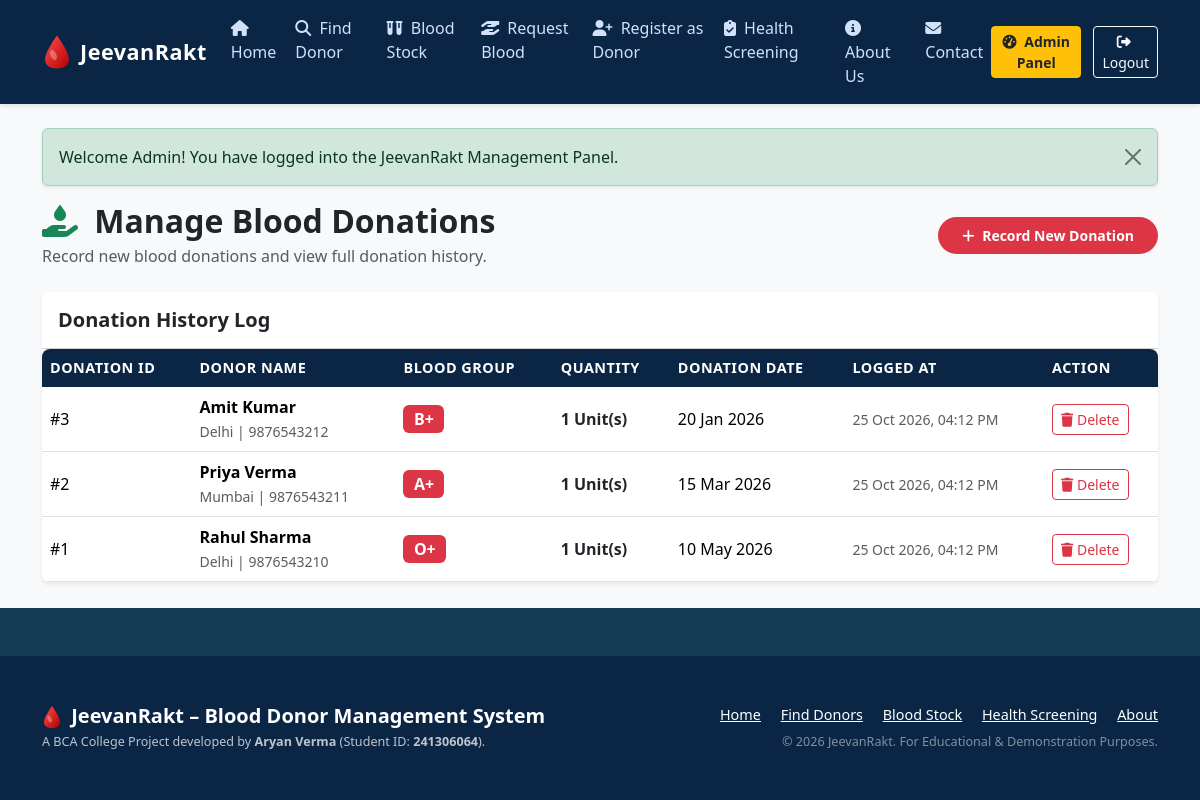
The page /admin/donations.php (signed in) on the database its author committed.
### tables this page shows
CREATE TABLE `donations` (
  `id` INT AUTO_INCREMENT PRIMARY KEY,
  `donor_id` INT NOT NULL,
  `donation_date` DATE NOT NULL,
  `blood_group` ENUM('A+', 'A-', 'B+', 'B-', 'AB+', 'AB-', 'O+', 'O-') NOT NULL,
  `quantity` INT NOT NULL DEFAULT 1,  
  `created_at` TIMESTAMP DEFAULT CURRENT_TIMESTAMP,
  FOREIGN KEY (`donor_id`) REFERENCES `donors`(`id`) ON DELETE CASCADE
);

CREATE TABLE `donors` (
  `id` INT AUTO_INCREMENT PRIMARY KEY,
  `user_id` INT DEFAULT NULL,
  `name` VARCHAR(100) NOT NULL,
  `gender` ENUM('Male', 'Female', 'Other') NOT NULL,
  `age` INT NOT NULL,
  `blood_group` ENUM('A+', 'A-', 'B+', 'B-', 'AB+', 'AB-', 'O+', 'O-') NOT NULL,
  `phone` VARCHAR(15) NOT NULL UNIQUE,
  `email` VARCHAR(100) NOT NULL UNIQUE,
  `city` VARCHAR(50) NOT NULL,
  `address` TEXT NOT NULL,
  `last_donation_date` DATE DEFAULT NULL,
  `status` ENUM('Available', 'Temporarily Unavailable', 'Unavailable') DEFAULT 'Available',
  `created_at` TIMESTAMP DEFAULT CURRENT_TIMESTAMP,
  FOREIGN KEY (`user_id`) REFERENCES `users`(`id`) ON DELETE SET NULL
);

### admin/donations.php (the view, shortened to what this page needs)
<?php
require_once __DIR__ . '/../includes/header.php';
try {
    $stmtHistory = $pdo->query("SELECT dn.*, d.name AS donor_name, d.city, d.phone
                                FROM donations dn
                                JOIN donors d ON dn.donor_id = d.id
                                ORDER BY dn.id DESC");
    $donationsHistory = $stmtHistory->fetchAll();
} catch (PDOException $e) {
    $donationsHistory = [];
}
?>
<div class="d-flex justify-content-between align-items-center mb-4">
    <div>
        <h2 class="fw-bold text-dark mb-1">
            <i class="fa-solid fa-hand-holding-droplet text-success me-2"></i> Manage Blood Donations
        </h2>
        <p class="text-muted mb-0">Record new blood donations and view full donation history.</p>
    </div>
    <button class="btn btn-blood btn-sm" type="button" data-bs-toggle="collapse" data-bs-target="#recordDonationForm" aria-expanded="false" aria-controls="recordDonationForm">
        <i class="fa-solid fa-plus me-1"></i> Record New Donation
    </button>
</div>
<div class="card border-0 shadow-sm">
    <div class="card-header bg-white py-3">
        <h5 class="mb-0 fw-bold text-dark">Donation History Log</h5>
    </div>
    <div class="card-body p-0">
        <div class="table-responsive">
            <table class="table table-hover align-middle mb-0 custom-table">
                <thead>
                    <tr>
                        <th>Donation ID</th>
                        <th>Donor Name</th>
                        <th>Blood Group</th>
                        <th>Quantity</th>
                        <th>Donation Date</th>
                        <th>Logged At</th>
                        <th>Action</th>
                    </tr>
                </thead>
                <tbody>
                    <?php if (empty($donationsHistory)): ?>
                        <tr><td colspan="7" class="text-center py-4 text-muted">No donation history recorded yet.</td></tr>
                    <?php else: ?>
                        <?php foreach ($donationsHistory as $dh): ?>
                            <tr>
                                <td>#<?= $dh['id'] ?></td>
                                <td>
                                    <strong><?= htmlspecialchars($dh['donor_name']) ?></strong><br>
                                    <small class="text-muted"><?= htmlspecialchars($dh['city']) ?> | <?= htmlspecialchars($dh['phone']) ?></small>
                                </td>
                                <td><span class="badge bg-danger fs-6"><?= htmlspecialchars($dh['blood_group']) ?></span></td>
                                <td class="fw-bold text-dark"><?= (int)$dh['quantity'] ?> Unit(s)</td>
                                <td><?= date('d M Y', strtotime($dh['donation_date'])) ?></td>
                                <td class="small text-muted"><?= date('d M Y, h:i A', strtotime($dh['created_at'])) ?></td>
                                <td>
                                    <a href="donations.php?action=delete&id=<?= $dh['id'] ?>" class="btn btn-sm btn-outline-danger btn-delete-confirm">
                                        <i class="fa-solid fa-trash"></i> Delete
                                    </a>
                                </td>
                            </tr>
                        <?php endforeach; ?>
                    <?php endif; ?>
                </tbody>
            </table>
        </div>
    </div>
</div>
<?php require_once __DIR__ . '/../includes/footer.php'; ?>

### css/style.css (style rules this page uses)
:root { --primary-blue: #0b2545; --secondary-blue: #133c55; --light-blue-bg: #f0f7ff; --card-blue-bg: #e8f4f8; --blood-red: #dc3545; --blood-red-dark: #b02a37; --blood-red-light: #f8d7da; --text-dark: #212529; --text-muted: #6c757d; }
body { font-family: 'Segoe UI', system-ui, -apple-system, sans-serif; background-color: #f8f9fa; color: var(--text-dark); display: flex; flex-direction: column; min-height: 100vh; }
.btn-blood { background-color: var(--blood-red); color: #ffffff; border: none; font-weight: 600; border-radius: 20px; padding: 0.5rem 1.5rem; transition: all 0.2s ease; }
.custom-table { background-color: #ffffff; border-radius: 8px; overflow: hidden; box-shadow: 0 1px 3px rgba(0,0,0,0.05); }
.custom-table th { background-color: var(--primary-blue); color: #ffffff; font-weight: 600; font-size: 0.9rem; text-transform: uppercase; letter-spacing: 0.5px; border: none; }

### rows shown on the page
donations: id "3", donor.name "Amit Kumar", donor.city "Delhi", donor.phone "9876543212", blood_group "B+", quantity "1", donation_date "20 Jan 2026", created_at "25 Oct 2026, 04:12 PM"
donations: id "2", donor.name "Priya Verma", donor.city "Mumbai", donor.phone "9876543211", blood_group "A+", quantity "1", donation_date "15 Mar 2026", created_at "25 Oct 2026, 04:12 PM"
donations: id "1", donor.name "Rahul Sharma", donor.city "Delhi", donor.phone "9876543210", blood_group "O+", quantity "1", donation_date "10 May 2026", created_at "25 Oct 2026, 04:12 PM"

### other values the page prints
$msg "Welcome Admin! You have logged into the JeevanRakt Management Panel."
